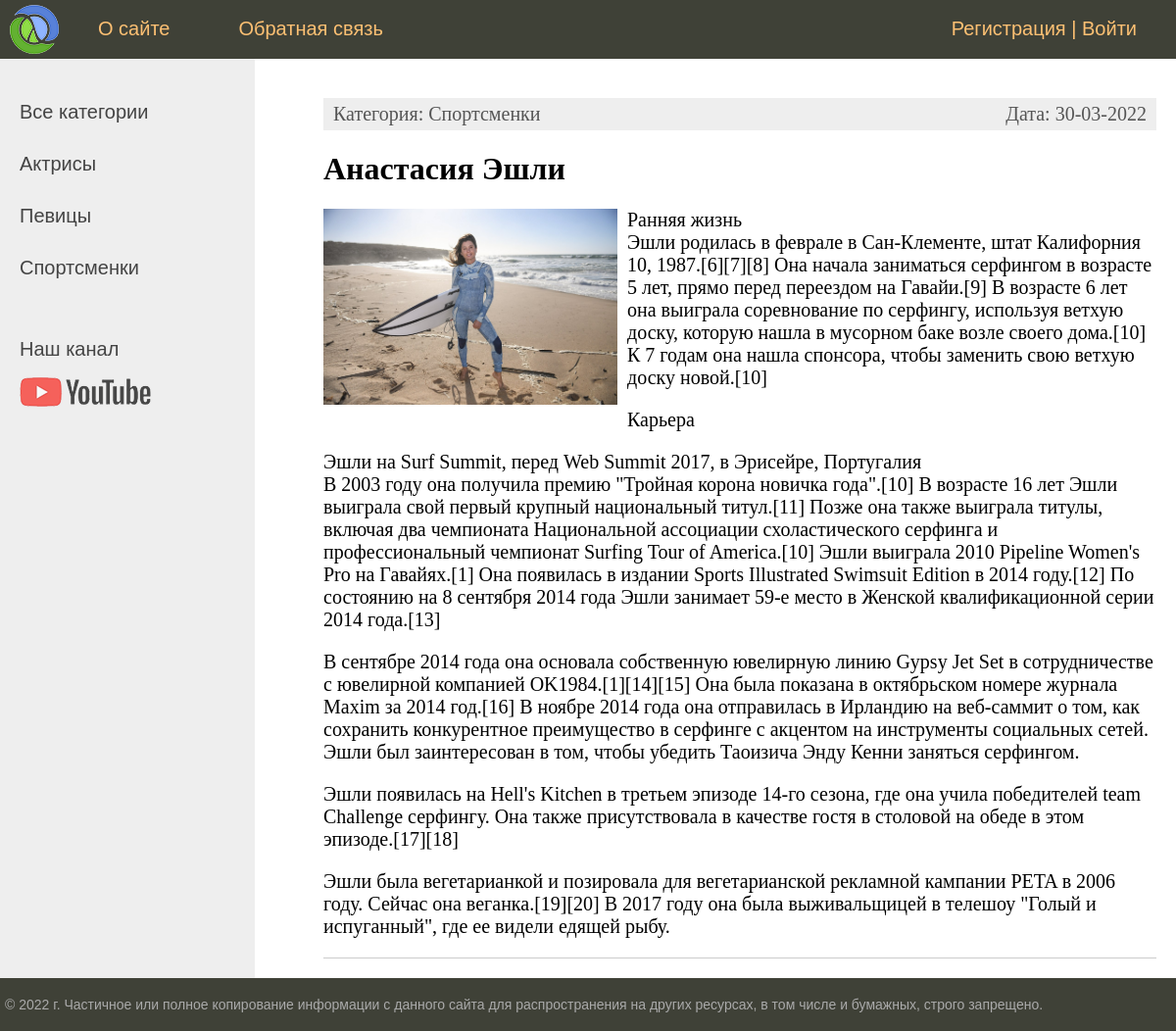
The page /women/post/anastasia_ashley/ on the database its author committed.
### women/models.py (models this page shows, shortened)
class Category(models.Model):
    name = models.CharField(max_length=100, db_index=True, verbose_name="Категория")   # 'verbose_name' for view in the admin panel
    slug = models.SlugField(max_length=255, unique=True, db_index=True, verbose_name="URL")
    def __str__(self):
        return self.name
    def get_absolute_url(self):
        return reverse('category', kwargs={'cat_slug': self.slug})   # функция reverse составляет url change slug = id, slug = pk
    class Meta:
        verbose_name = 'Категории' # название в админ панели
        verbose_name_plural = "Категории"  # множ. число
        ordering = ['id']

class Women(models.Model):  # Wonen = name
    title = models.CharField(max_length=255, verbose_name="Заголовок")   # 'verbose_name' for view in the admin panel
    slug = models.SlugField(max_length=255, unique=True, db_index=True, verbose_name="URL")
    content = models.TextField(blank=True, verbose_name="Текст статьи")
    photo = models.ImageField(upload_to="photos/%Y/%m/%d/", verbose_name="Фото")
    time_create = models.DateTimeField(auto_now_add=True, verbose_name="Время создания")
    time_update = models.DateTimeField(auto_now=True, verbose_name="Время изменения")
    is_published = models.BooleanField(default=True, verbose_name="Публикация")
    cat = models.ForeignKey('Category', on_delete=models.PROTECT, verbose_name="Категории")
    def __str__(self):      # function for showing field 'title' in SQL query
        return self.title   # SQL: Women.objects.all()
    class Meta:
        verbose_name = 'Известные женщины'         # название в админ панели
        verbose_name_plural = 'Известные женщины'  # множ. число в админ панели
        ordering = ['-time_create', 'title']        # сортировка, "-" - обр.порядок. Ordering for view at site

### women/views.py (the view)
# urls.py: path('post/<slug:post_slug>/', ShowPost.as_view(), name='post'),
class ShowPost(DataMixin, DetailView):
    model = Women   # will show articles from 'model.py' - 'Women'
    template_name = 'women/post.html'   # Way fo template. By default, use 'women/women_list.html'
    slug_url_kwarg = 'post_slug'   # transfer variable's name
    context_object_name = 'post'   # set name, witch transfer to HTML-template
    def get_context_data(self, *, object_list=None, **kwargs):   # for transfer dynamic data
        context = super().get_context_data(**kwargs)   # mandatory (обязательное) condition
        context['menu'] = menu   # MENU gets from 'women_tags.py'
        c_def = self.get_user_context(title = context['post'])
        return dict(list(context.items()) + list(c_def.items()))

### women/templatetags/women_tags.py (called while the page is built)
@register.simple_tag(name='getcats')
def get_categories(filter=None):
    if not filter:
        return Category.objects.all()
    else:
        return Category.objects.filter(pk=filter)

@register.simple_tag(name='menucat')
def menucat():
    return [{'title': "О сайтеj", 'url_name': 'about'},
           {'title': "Добавить статью", 'url_name': 'add_page'},
           {'title': "Обратная связь", 'url_name': 'contact'},
           {'title': "Войти", 'url_name': 'login'}]

### women/utils.py (called while the page is built)
    def get_user_context(self, **kwargs):
        context = kwargs
        cats = Category.objects.annotate(Count('women'))
        user_menu = menu.copy()               # make copy
        if not self.request.user.is_authenticated:
            user_menu.pop(1)
        context['menu'] = user_menu            # context for menu
        context['cats'] = cats                 # context for categories
        return context

### women/templates/women/post.html
{% extends 'women/base.html' %}
{% block content %}
<ul class="list-articles">
			<li><div class="article-panel">
	<p class="first">Категория: {{post.cat}}</p>
	<p class="last">Дата: {{post.time_update|date:"d-m-Y"}}</p>
</div>
<h1>{{post.title}}</h1>
{% if post.photo %}
<p><img class="img-article-left" src="{{post.photo.url}}"></p>
{% endif %}
{{post.content|linebreaks}}
{% endblock %}

### women/templates/women/base.html (shortened to what this page needs)
{% load static %}
{% load women_tags %}
<!DOCTYPE html>
<html>
<head>
	<link type="text/css" href="{% static 'women/css/styles.css' %}" rel="stylesheet" />
	{% block mainmenu %}
		<div class="header">
			<ul id="mainmenu" class="mainmenu">
			<li class="logo"><a href="{% url 'home' %}"><div class="logo"></div></a></li>
{% for m in menu %}
			<li><a href="{% url m.url_name %}">{{m.title}}</a></li>
{% endfor %}
			{% if request.user.is_authenticated %}
			<li class="last"> {{user.first_name}} | <a href="{% url 'logout' %}">Выйти</a></li>
			{% else %}
			<li class="last"><a href="{% url 'register' %}">Регистрация</a> | <a href="{% url 'login' %}">Войти</a> </li>
			{% endif %}
			</ul>
		</div>
{% endblock mainmenu %}
</head>
<body>
<table class="table-page" border=0 cellpadding="0" cellspacing="0">
<tr><td valign=top>
<table class="table-content" border=0 cellpadding="0" cellspacing="0">
<tr>
	<td valign="top" class="left-chapters">
	<ul id="leftchapters">
		<li><br></li>
{% if cat_selected == 0 %}
		<li class="selected">Все категории</li>
{% else %}
		<li><a href="{% url 'home' %}">Все категории</a></li>
{% endif %}
{% for c in cats %}
{% if c.women__count > 0 %}
		{% if c.pk == cat_selected %}
			<li class="selected">{{c.name}}</li>
		{% else %}
			<li><a href="{{ c.get_absolute_url}}">{{c.name}}</a></li>
		{% endif %}
{% endif %}
{% endfor %}
		<li class="share">
		<a href="https://www.youtube.com/channel/UClJzWfGWuGJL2t-3dYKcHTA/playlists" target="_blank">Наш канал</a>
		<a class="share-yt" href="https://www.youtube.com/channel/UClJzWfGWuGJL2t-3dYKcHTA/playlists" target="_blank" rel="nofollow"></a>
		</li>
	</ul>
</td>
<td valign="top" class="content">
	<div class="content-text">
{% block content %}
{% endblock %}
	</div>
</td></tr></table>
</td></tr>
<tr><td valign=top>
	<div id="footer" align="center">
		<p><div id="current_date_time_block2"></div>
&copy;
		Частичное или полное копирование информации с данного сайта для распространения на других ресурсах, в том числе и бумажных, строго запрещено.</p>
	</div>
</td></tr></table>
</body>
</html>

### women/static/women/css/styles.css (style rules this page uses)
html, body { font-family: 'Arial'; margin: 0; padding: 0; height: 100%; width: 100%; color: #444; }
a { color: #0059b2; text-decoration: none; }
img { max-width: 600px; height: auto; }
img.img-article-left { max-width: 300px; height: auto; float: left; padding: 0 10px 10px 0; }
div.article-panel { background: #eee; padding: 5px 10px 5px 10px; box-sizing: border-box; overflow: hidden; color: #555; }
div.article-panel p.first { margin: 0; float: left; }
div.article-panel p.last { margin: 0; float: right; }
ul.list-articles { list-style: none; margin: 0; padding: 0; }
ul.list-articles li { border-bottom: 1px solid #ccc; }
.table-page { width: 100%; height: 100%; vertical-align: top; }
.table-page tr { height: 100%; }
.header { background: #3F4137; height: 60px; }
.logo { background: url('../images/logo.png') no-repeat 10px 5px; width: 70px; height: 60px; }
ul.mainmenu { list-style: none; margin: 0; padding: 0; height: 60px; color: #fdc073; font-size: 20px; overflow: hidden; }
ul.mainmenu li { float: left; margin: 18px 40px 0 30px; }
ul.mainmenu li.logo { margin: 0; }
ul.mainmenu li.last { float: right; }
ul.mainmenu li a { color: #fdc073; text-decoration: none; }
.table-content { width: 100%; min-height: 100%; height: 100%; }
.left-chapters { color: #444; background: #eee; text-decoration: none; }
.left-chapters ul { width: 230px; min-height: 100%; margin: 0; padding: 20px 10px 10px 20px; list-style: none; font-size: 20px; }
.left-chapters ul li { margin: 30px 0 0 0; color: #999; }
.header { background: #3F4137; height: 60px; width: 100%; position: fixed; }
.left-chapters ul li a { color: #444; text-decoration: none; }
.left-chapters ul li.share { margin: 60px 0 0 0; }
.left-chapters ul li.share a { display: inline-block; height: 40px; margin: 0 20px 0 0; }
.left-chapters ul li.share a.share-yt { width: 100%; height: 30px; background: url('../images/share_yt.png') no-repeat 0 0 }
.content { padding: 40px 20px 20px 40px; width: 100%; box-sizing: border-box; }
.content-text { margin: 60px 0 0 30px; color: #000; font-size: 20px; font-family: Yandex Sans Display Light; }
.content-text h1 { font-size: 32px; }
#footer { box-sizing: border-box; background: #3F4137; padding: 5px; color: #aaa; font-size: 14px; font-family: Verdana, Geneva, Arial, Helvetica; text-align: left; overflow: hidden; }

### rows shown on the page
Category: name "Актрисы"
Category: name "Певицы"
Category: name "Спортсменки"
Women: cat "Спортсменки", time_update "30-03-2022", title "Анастасия Эшли", photo (picture), content "Ранняя жизнь Эшли родилась в феврале в Сан-Клементе, штат Калифорния 10, 1987.[6][7][8] Она начала заниматься серфингом в возрасте 5 лет, прямо перед переездом на Гавайи.[9] В возрасте 6 лет она выиграла соревнование по серфингу, используя ветхую доску, которую нашла в мусорном баке возле своего дома.[10] К 7 годам она нашла спонсора, чтобы заменить свою ветхую доску новой.[10] Карьера Эшли на Surf Summit, перед Web Summit 2017, в Эрисейре, Португалия В 2003 году она получила премию \"Тройная корона новичка года\".[10] В возрасте 16 лет Эшли выиграла свой первый крупный национальный титул.[11] Позже она также выиграла титулы, включая два чемпионата Национальной ассоциации схоластического…"

### other values the page prints
{{ m.title }} "О сайте" "Обратная связь"
